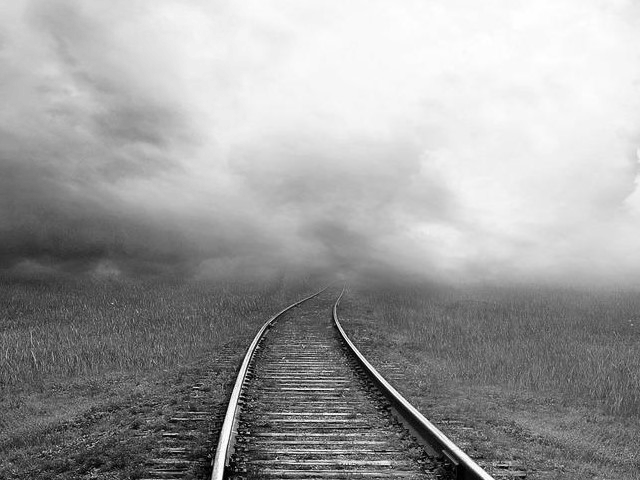
#> input picture test.png, 640 x 480 px
$ python Decrypt.py
#> lines starting #> are read from the running program, lines starting #| are printed output that depends on the picture; after the words box and inside, x2 and y2 are one past the last pixel; in counts of white or black regions, pixels touching at a corner belong together
import numpy as np
from PIL import Image


Carrier = Image.open('test.png')
#> Carrier is the input picture: PIL image 640x480 L; min 0, max 255, mean 158.9

a1, b1 = 200,250
Carrier_array = np.array(Carrier)
WaterMark_array1 = np.zeros((a1, b1), dtype='int8')
for i in range(a1):
    for j in range(b1):
        w = Carrier_array[i][j]
        if w % 2 == 1:
            WaterMark_array1[i][j] = 1
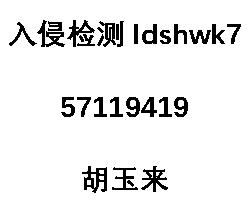
#> WaterMark_array1: shape (200, 250) int8; values 0 (black) and 1 (white), 91.8% white; 30 black regions, largest, box (x1, y1, x2, y2) and area: (82, 166, 107, 193) 333, (141, 166, 168, 192) 288, (37, 20, 65, 47) 264


WaterMark_array1.dtype = 'bool'
# print(WaterMark_array1.shape)
I = Image.fromarray(WaterMark_array1)
I.save("extractWaterMark.png")
I.show()
